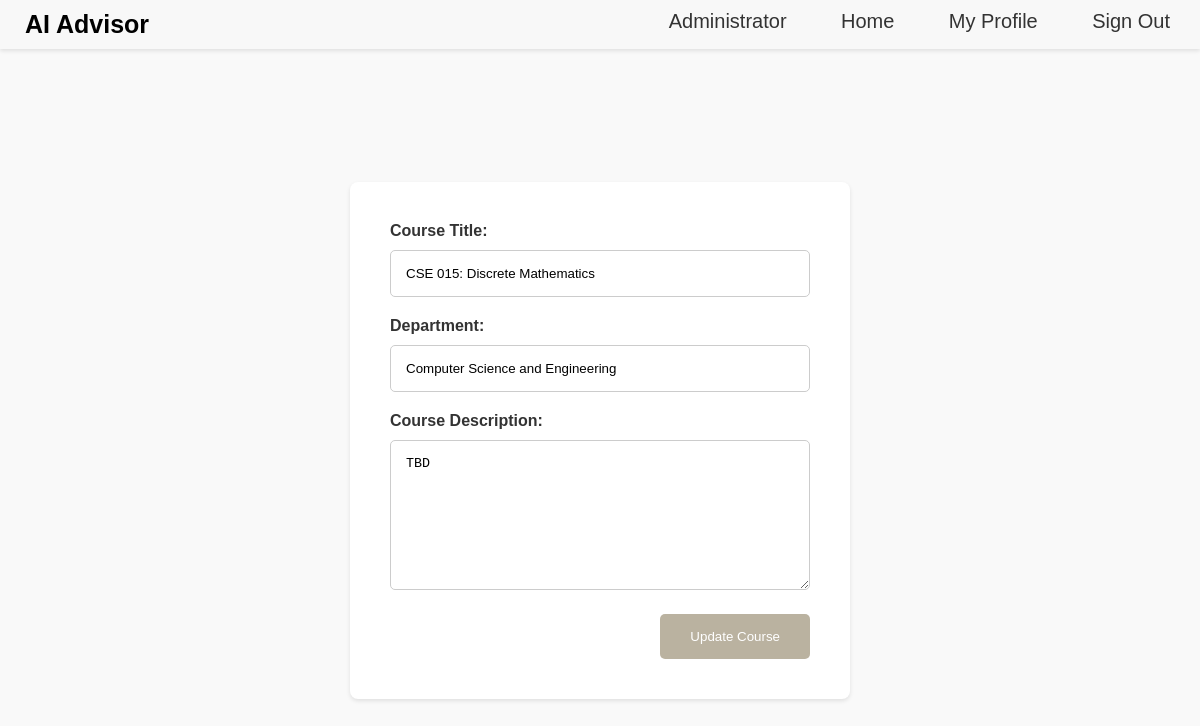
Before: /edit_course/25 with the older database file.
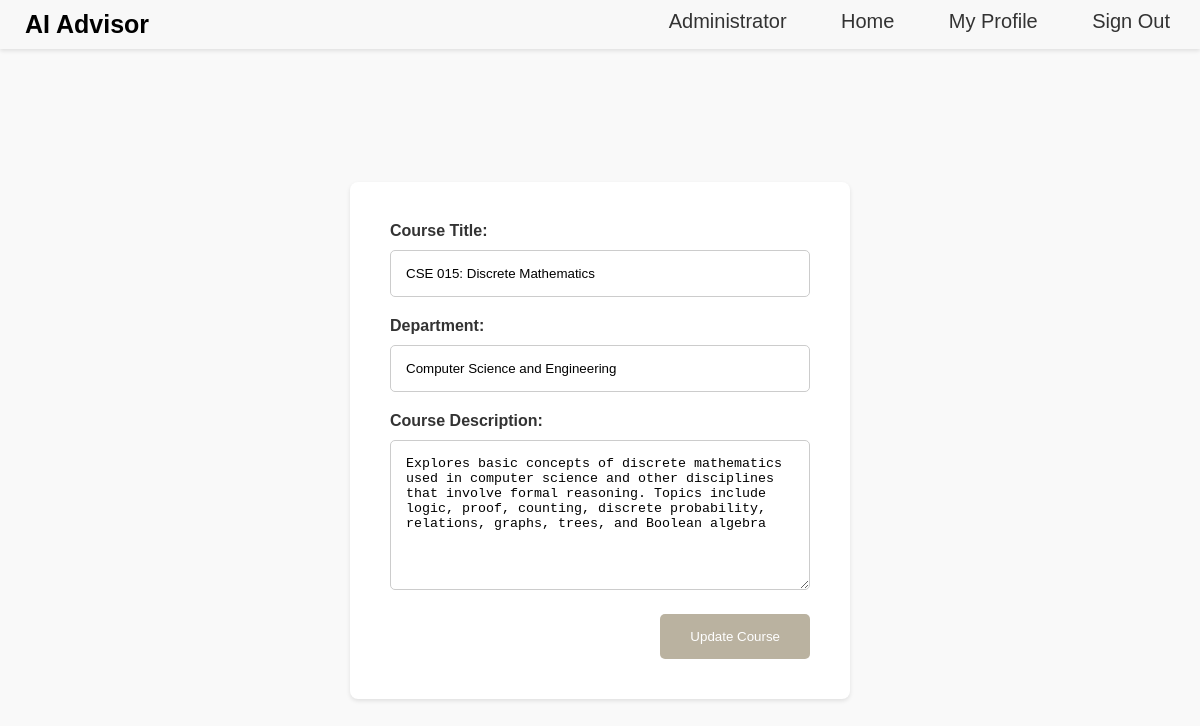
After: the same page with the newer database file.
### app/models/model.py (models this page shows, shortened)
class Course(db.Model):
    courseID = db.Column(db.Integer, primary_key=True)
    title = db.Column(db.String(255), nullable=False)
    description = db.Column(db.Text, nullable=False)
    department = db.Column(db.String(255), nullable=False)
    created = db.Column(db.DateTime, default=datetime.utcnow)
    updated = db.Column(db.DateTime, default=datetime.utcnow, onupdate=datetime.utcnow)

### app/routes/view.py (the view)
@view_blueprint.route('/edit_course/<int:course_id>')
def edit_course(course_id):
    course = Course.query.get_or_404(course_id)
    return render_template('edit_course.html', course=course)

### app/templates/edit_course.html (shortened to what this page needs)
{% extends 'base.html' %} {% block styleLogin %}
<link
  rel="stylesheet"
  href="{{ url_for('static', filename='css/styleEditCourse.css') }}"
/>
<link
  rel="stylesheet"
  href="https://cdnjs.cloudflare.com/ajax/libs/font-awesome/5.15.1/css/all.min.css"
/>
{% endblock %} {% block content %}
<div class="edit-course-container">
  <form
    action="/update_course/{{ course.courseID }}"
    method="post"
    class="edit-course-form"
  >
    <div class="form-field">
      <label for="title">Course Title:</label>
      <input type="text" id="title" name="title" value="{{ course.title }}" />
    </div>
    <div class="form-field">
      <label for="department">Department:</label>
      <input
        type="text"
        id="department"
        name="department"
        value="{{ course.department }}"
      />
    </div>
    <div class="form-field">
      <label for="description">Course Description:</label>
      <textarea id="description" name="description">
{{ course.description }}</textarea
      >
    </div>
    <div class="button-container">
        <button type="button" onclick="updateCourse('{{ course.courseID }}')">Update Course</button>
    </div>
    </div>
{% endblock %}

Changed rows visible on the page:
changed Course "CSE 015: Discrete Mathematics": description "TBD" → "Explores basic concepts of discrete mathematics used in computer science and other disciplines that involve formal reasoning. Topics include logic, proof, counting, discrete probability, relations, graphs, trees, and Boolean algebra"
